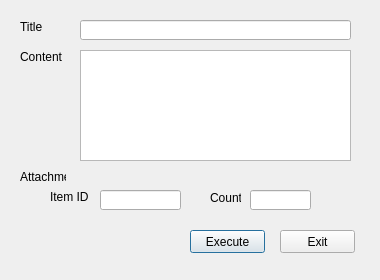
<?xml version="1.0" encoding="UTF-8"?>
<ui version="4.0">
 <class>mailDialog</class>
 <widget class="QDialog" name="mailDialog">
  <property name="geometry">
   <rect>
    <x>0</x>
    <y>0</y>
    <width>380</width>
    <height>280</height>
   </rect>
  </property>
  <property name="minimumSize">
   <size>
    <width>380</width>
    <height>280</height>
   </size>
  </property>
  <property name="maximumSize">
   <size>
    <width>380</width>
    <height>280</height>
   </size>
  </property>
  <property name="windowTitle">
   <string>Send Mail</string>
  </property>
  <widget class="QLabel" name="label_2">
   <property name="geometry">
    <rect>
     <x>20</x>
     <y>20</y>
     <width>46</width>
     <height>13</height>
    </rect>
   </property>
   <property name="text">
    <string>Title</string>
   </property>
  </widget>
  <widget class="QLineEdit" name="lineEdit">
   <property name="geometry">
    <rect>
     <x>80</x>
     <y>20</y>
     <width>271</width>
     <height>20</height>
    </rect>
   </property>
  </widget>
  <widget class="QLabel" name="label_3">
   <property name="geometry">
    <rect>
     <x>20</x>
     <y>50</y>
     <width>46</width>
     <height>13</height>
    </rect>
   </property>
   <property name="text">
    <string>Content</string>
   </property>
  </widget>
  <widget class="QTextEdit" name="textEdit">
   <property name="geometry">
    <rect>
     <x>80</x>
     <y>50</y>
     <width>271</width>
     <height>111</height>
    </rect>
   </property>
  </widget>
  <widget class="QLabel" name="label_4">
   <property name="geometry">
    <rect>
     <x>20</x>
     <y>170</y>
     <width>46</width>
     <height>13</height>
    </rect>
   </property>
   <property name="text">
    <string>Attachment</string>
   </property>
  </widget>
  <widget class="QLabel" name="label_5">
   <property name="geometry">
    <rect>
     <x>50</x>
     <y>190</y>
     <width>46</width>
     <height>13</height>
    </rect>
   </property>
   <property name="text">
    <string>Item ID</string>
   </property>
  </widget>
  <widget class="QLabel" name="label_6">
   <property name="geometry">
    <rect>
     <x>210</x>
     <y>190</y>
     <width>31</width>
     <height>16</height>
    </rect>
   </property>
   <property name="text">
    <string>Count</string>
   </property>
  </widget>
  <widget class="QLineEdit" name="lineEdit_2">
   <property name="geometry">
    <rect>
     <x>100</x>
     <y>190</y>
     <width>81</width>
     <height>20</height>
    </rect>
   </property>
  </widget>
  <widget class="QLineEdit" name="lineEdit_3">
   <property name="geometry">
    <rect>
     <x>250</x>
     <y>190</y>
     <width>61</width>
     <height>20</height>
    </rect>
   </property>
  </widget>
  <widget class="QPushButton" name="exeButton">
   <property name="geometry">
    <rect>
     <x>190</x>
     <y>230</y>
     <width>75</width>
     <height>23</height>
    </rect>
   </property>
   <property name="text">
    <string>Execute</string>
   </property>
  </widget>
  <widget class="QPushButton" name="exitButton">
   <property name="geometry">
    <rect>
     <x>280</x>
     <y>230</y>
     <width>75</width>
     <height>23</height>
    </rect>
   </property>
   <property name="text">
    <string>Exit</string>
   </property>
  </widget>
 </widget>
 <resources/>
 <connections/>
</ui>
